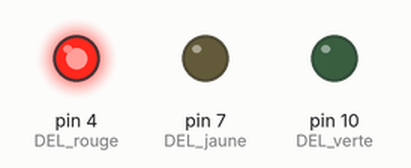
This sketch was run on a simulated Arduino Uno, built with avr-gcc and run on an emulated ATmega328P. On the bench: output pins drawn as LEDs (lit = HIGH).

Above: at 0.5 s.
At 1.5 s:
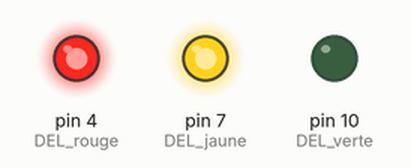
At 2.5 s:
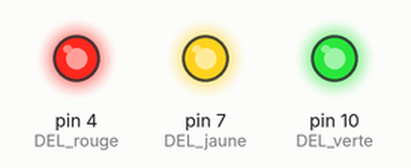
At 4.0 s:
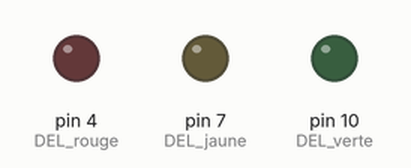
Timing chart, 0 to 6.5 s (numbered marks = the images above):
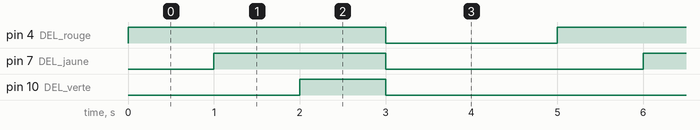

The sketch:

Lab1_Demo4.ino
```cpp
int tempsCOURT = 1000;
int tempsLONG  = 2200;

void setup()
{
  // Un bloc instruction qui initialise les broches
  // en sortie pour alimenter les 4 DEL
  pinMode(4,OUTPUT); // DEL rouge
  pinMode(7,OUTPUT); // DEL jaune
  pinMode(10,OUTPUT); // DEL verte
}

void loop()   // Boucle du programme
{
   // Ce bloc allume les DEL
   digitalWrite(4, HIGH);  // La DEL à la broche 3 allume
   delay(tempsCOURT);
   digitalWrite(7, HIGH);  // La DEL à la broche 7 allume
   delay(tempsCOURT);
   digitalWrite(10, HIGH);  // La DEL à la broche 8 allume
   delay(tempsCOURT);

   // on change les valeurs des intervalles pour la prochaine étape
   // tempsCOURT = 1500;
   tempsLONG  = 2000;

   // Ce bloc éteint les DEL (les trois s'étaignent en même temps)
   digitalWrite(4, LOW);
   //delay(tempsCOURT);
   digitalWrite(7, LOW);
   //delay(tempsCOURT);
   digitalWrite(10, LOW);
   delay(tempsLONG);

   // on remet les valeurs originalespour l'étape 1
   tempsCOURT = 1000;
   tempsLONG  = 3000;
}
```

Measured:
- by itself, pin 4 (DEL_rouge): alternates HIGH for 3.0 s and LOW for 2.0 s
- by itself, pin 7 (DEL_jaune): alternates HIGH for 2.0 s and LOW for 3.0 s
- by itself, pin 10 (DEL_verte): alternates HIGH for 1.0 s and LOW for 4.0 s
